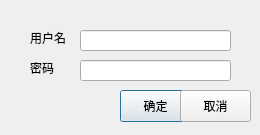
<?xml version="1.0" encoding="UTF-8"?>
<ui version="4.0">
 <class>login</class>
 <widget class="QDialog" name="login">
  <property name="geometry">
   <rect>
    <x>0</x>
    <y>0</y>
    <width>260</width>
    <height>135</height>
   </rect>
  </property>
  <property name="windowTitle">
   <string>登陆 Log in</string>
  </property>
  <widget class="QLabel" name="label_2">
   <property name="geometry">
    <rect>
     <x>30</x>
     <y>30</y>
     <width>59</width>
     <height>16</height>
    </rect>
   </property>
   <property name="text">
    <string>用户名</string>
   </property>
  </widget>
  <widget class="QLabel" name="label_3">
   <property name="geometry">
    <rect>
     <x>30</x>
     <y>60</y>
     <width>59</width>
     <height>16</height>
    </rect>
   </property>
   <property name="text">
    <string>密码</string>
   </property>
  </widget>
  <widget class="QPushButton" name="pushButton">
   <property name="geometry">
    <rect>
     <x>120</x>
     <y>90</y>
     <width>71</width>
     <height>32</height>
    </rect>
   </property>
   <property name="autoFillBackground">
    <bool>false</bool>
   </property>
   <property name="text">
    <string>确定</string>
   </property>
  </widget>
  <widget class="QPushButton" name="pushButton_2">
   <property name="geometry">
    <rect>
     <x>180</x>
     <y>90</y>
     <width>71</width>
     <height>32</height>
    </rect>
   </property>
   <property name="text">
    <string>取消</string>
   </property>
  </widget>
  <widget class="QLineEdit" name="lineEdit">
   <property name="geometry">
    <rect>
     <x>80</x>
     <y>30</y>
     <width>151</width>
     <height>21</height>
    </rect>
   </property>
  </widget>
  <widget class="QLineEdit" name="lineEdit_2">
   <property name="geometry">
    <rect>
     <x>80</x>
     <y>60</y>
     <width>151</width>
     <height>21</height>
    </rect>
   </property>
  </widget>
 </widget>
 <resources/>
 <connections/>
</ui>
